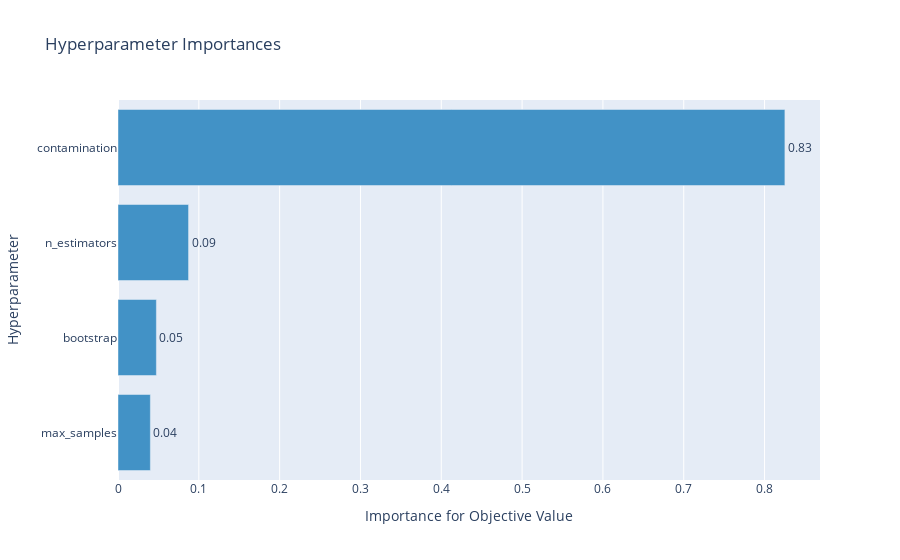

The cell this chart's notebook holds for it:
### Code cell
#하이퍼파라미터별 중요도를 확인할 수 있는 그래프
optuna.visualization.plot_param_importances(study)

### Figure 1 — Plotly figure (JSON) as saved in the notebook; plotly's stock layout.template omitted (floating-point values rounded to 4 significant figures)
{"data": [{"cliponaxis": false, "hovertemplate": ["max_samples (FloatDistribution): 0.040045671101617844<extra></extra>", "bootstrap (CategoricalDistribution): 0.047485293220633766<extra></extra>", "n_estimators (IntDistribution): 0.0873040189957334<extra></extra>", "contamination (FloatDistribution): 0.825165016682015<extra></extra>"], "marker": {"color": "rgb(66,146,198)"}, "orientation": "h", "text": ["0.04", "0.05", "0.09", "0.83"], "textposition": "outside", "type": "bar", "x": [0.04005, 0.04749, 0.0873, 0.8252], "y": ["max_samples", "bootstrap", "n_estimators", "contamination"]}], "layout": {"showlegend": false, "title": {"text": "Hyperparameter Importances"}, "xaxis": {"title": {"text": "Importance for Objective Value"}}, "yaxis": {"title": {"text": "Hyperparameter"}}}}
